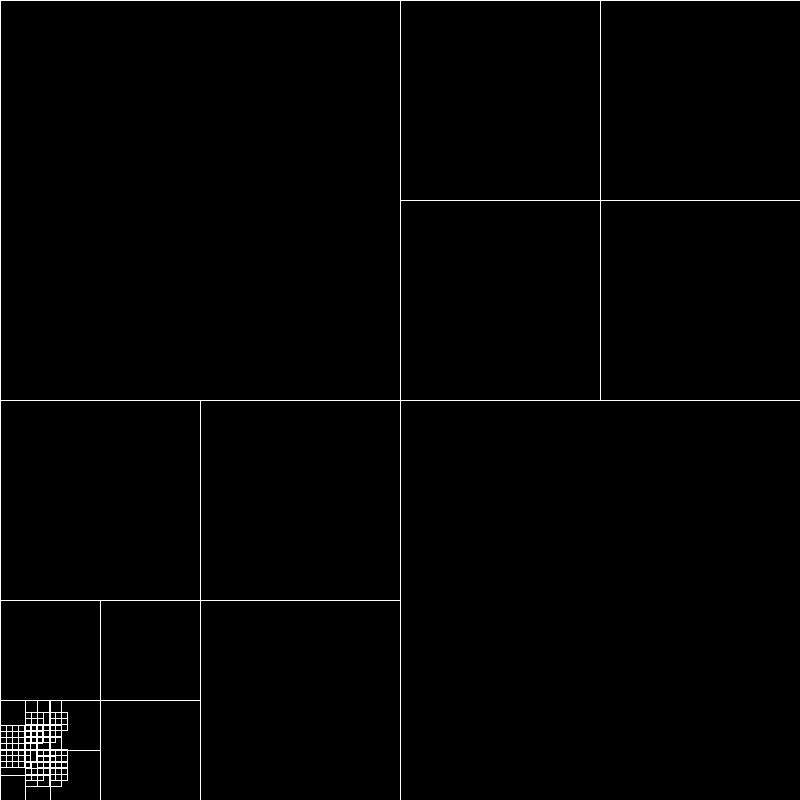
Frame 1 (no input)
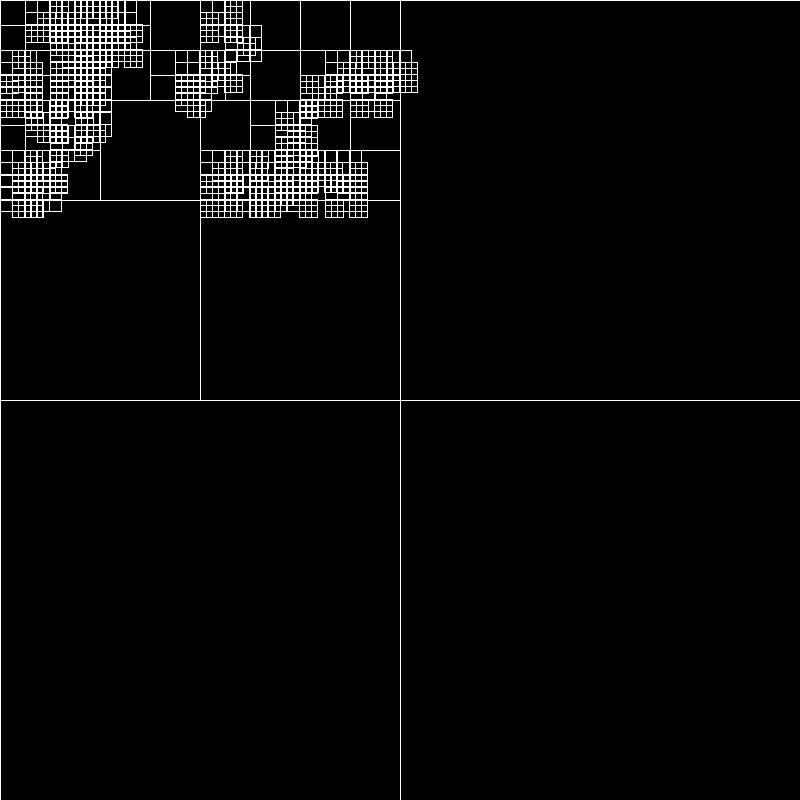
Frame 2 (the mouse pressed at the canvas centre, redrawn once)

The Processing sketch that drew these frames (run headless with seeded random() and noise(); the mouse was pressed at the canvas centre and the sketch redrawn once):

// Processing sketch: genuary_17
// ── genuary_17.pde

void setup() {
  size(800, 800);
}

void drawGrid(float x, float y, float w, float h, float r) {

  for (int i = 0; i < w; i+= r) {
    for (int j = 0; j < h; j+= r) {
      stroke(255);
      noFill();
      rect(x + i, y + j, r, r);

      if (random(1) < 0.5 && r > 8) {
        drawGrid(x+i, y+j, r, r, r/2);
      }
    }
  }
}

void draw() {
  background(0);
  drawGrid(0, 0, width, height, 400);
  noLoop();
}
